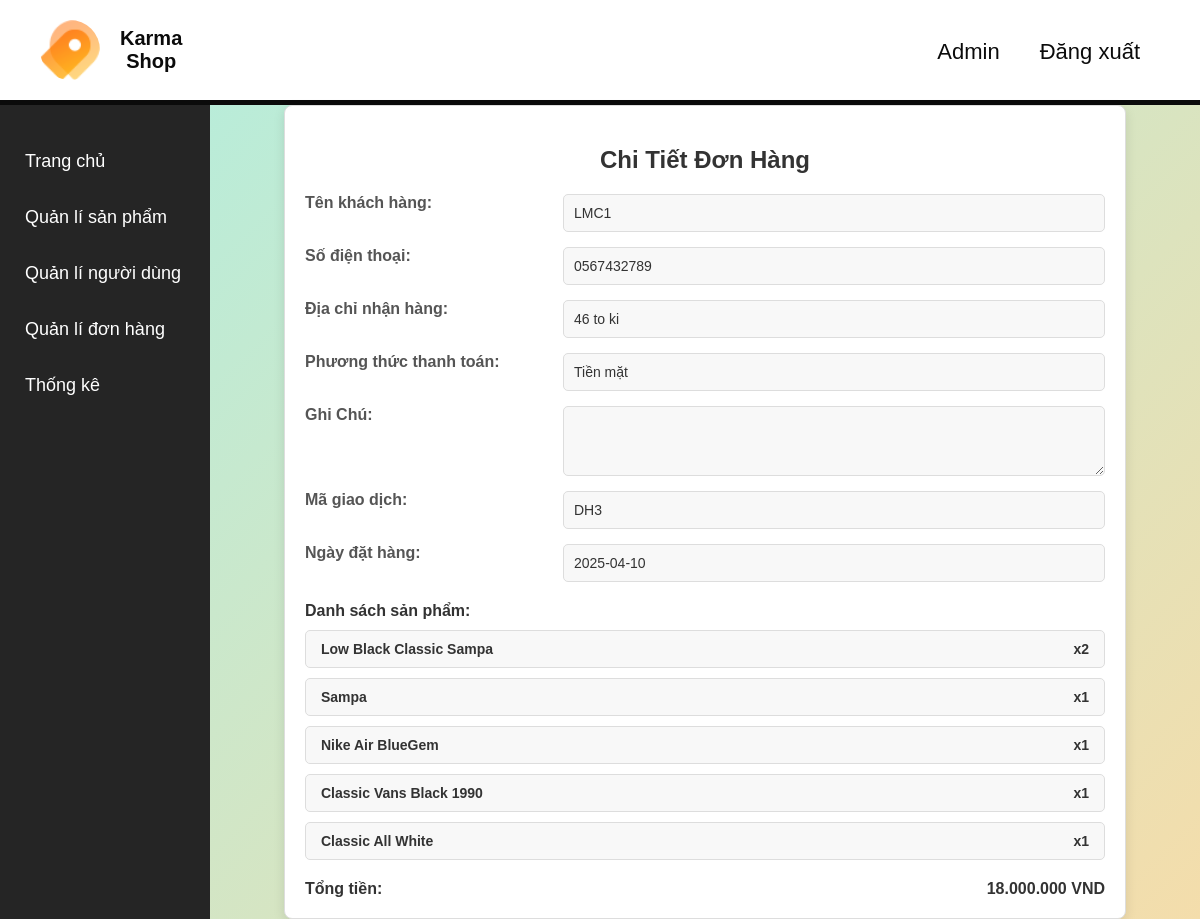
/viewdetail.php?id=3 (signed in), run on the app's committed database.
### tables this page shows
CREATE TABLE `donhang` (
  `iddonhang` int(11) NOT NULL,
  `idKH` int(11) NOT NULL,
  `ngaymua` date DEFAULT NULL,
  `tongtien` decimal(10,2) DEFAULT NULL CHECK (`tongtien` >= 0),
  `trangthai` varchar(50) DEFAULT 'Chưa xác nhận',
  `diachi` text DEFAULT NULL,
  `sdt` varchar(15) DEFAULT NULL,
  `ghichu` text DEFAULT NULL,
  `phuongthucthanhtoan` varchar(50) NOT NULL DEFAULT 'Chưa xác định',
  `ngaycapnhat` timestamp NOT NULL DEFAULT current_timestamp() ON UPDATE current_timestamp()
);

CREATE TABLE `kh` (
  `idKH` int(11) NOT NULL,
  `diachi` varchar(255) DEFAULT NULL,
  `sdt` varchar(15) DEFAULT NULL,
  `email` varchar(255) NOT NULL,
  `dob` date NOT NULL,
  `tenkh` varchar(255) NOT NULL,
  `password` varchar(255) NOT NULL,
  `ngaydangky` date DEFAULT NULL,
  `status` tinyint(1) DEFAULT 1
);

CREATE TABLE `ctdonhang` (
  `idCTDH` int(11) NOT NULL,
  `iddonhang` int(11) DEFAULT NULL,
  `idsp` int(11) DEFAULT NULL,
  `soluong` int(11) DEFAULT NULL CHECK (`soluong` > 0),
  `giathanh` decimal(10,2) DEFAULT NULL CHECK (`giathanh` >= 0)
);

CREATE TABLE `sp` (
  `idsp` int(11) NOT NULL,
  `idloai` int(11) DEFAULT NULL,
  `images` longblob DEFAULT NULL,
  `tensp` varchar(255) NOT NULL,
  `giathanh` int(11) NOT NULL,
  `soluong` int(11) NOT NULL,
  `mota` varchar(1000) NOT NULL,
  `ansp` tinyint(1) NOT NULL
);

### viewdetail.php (the view, shortened to what this page needs)
<?php
$servername = "localhost";
$username = "root";
$password = "";
$database = "test";
$conn = new mysqli($servername, $username, $password, $database);
$order_id = intval($_GET['id']);
$sql = "SELECT donhang.*, kh.tenkh, kh.sdt FROM donhang
        JOIN kh ON donhang.idKH = kh.idKH
        WHERE donhang.iddonhang = ?";
$stmt = $conn->prepare($sql);
$stmt->bind_param("i", $order_id);
$stmt->execute();
$result = $stmt->get_result();
$order = $result->fetch_assoc();
$sql_products = "SELECT sp.tensp, ctdonhang.soluong FROM ctdonhang
                 JOIN sp ON ctdonhang.idsp = sp.idsp
                 WHERE ctdonhang.iddonhang = ?";
$stmt = $conn->prepare($sql_products);
$stmt->bind_param("i", $order_id);
$stmt->execute();
$products_result = $stmt->get_result();
$products = [];
while ($row = $products_result->fetch_assoc()) {
    $products[] = $row;
}
?>
<!DOCTYPE html>
<html lang="vi">
<head>
    <link rel="stylesheet" href="css/viewdetail.css">
</head>
<body>
<?php include 'header-admin.php'?>
<div class="admin-container">
    <?php include 'sidebar.php'; ?>
    <div class="container">
        <h2>Chi Tiết Đơn Hàng</h2>
        <div class="info-group">
            <label>Tên khách hàng:</label>
            <div class="info"><?php echo htmlspecialchars($order['tenkh']); ?></div>
        </div>
        <div class="info-group">
            <label>Số điện thoại:</label>
            <div class="info"><?php echo htmlspecialchars($order['sdt']); ?></div>
        </div>
        <div class="info-group">
            <label>Địa chỉ nhận hàng:</label>
            <div class="info"><?php echo htmlspecialchars($order['diachi']); ?></div>
        </div>
        <div class="info-group">
            <label>Phương thức thanh toán:</label>
            <div class="info"><?php echo htmlspecialchars($order['phuongthucthanhtoan']); ?></div>
        </div>
        <div class="info-group">
            <label>Ghi Chú:</label>
            <textarea disabled rows="3" class="info" style="font-family: 'Roboto', sans-serif;"><?php echo htmlspecialchars($order['ghichu']); ?></textarea>
        </div>
        <div class="info-group">
            <label>Mã giao dịch:</label>
            <div class="info"><?php echo "DH" . htmlspecialchars($order['iddonhang']); ?></div>
        </div>
        <div class="info-group">
            <label>Ngày đặt hàng:</label>
            <div class="info"><?php echo htmlspecialchars($order['ngaymua']); ?></div>
        </div>
        <div class="product-info">
            <label>Danh sách sản phẩm:</label>
            <?php foreach ($products as $product) { ?>
                <div class="info">
                    <span><?php echo htmlspecialchars($product['tensp']); ?></span>
                    <span>x<?php echo $product['soluong']; ?></span>
                </div>
            <?php } ?>
        </div>
        <div class="total-info">
            <span>Tổng tiền:</span>
            <span><?php echo number_format($order['tongtien'], 0, ',', '.'); ?> VND</span>
        </div>
    </div>
</div>
</body>
</html>

### css/viewdetail.css (style rules this page uses)
.admin-container { display: flex; min-height: 100vh; }
body { font-family: 'Poppins', sans-serif; background: linear-gradient(135deg, #afefe1, #f4ddab); margin: 0; padding: 0; color: #333; }
.container { width: 100%; max-width: 800px; padding: 20px; border: 1px solid #ddd; border-radius: 8px; background-color: white; box-shadow: 0 4px 12px rgba(0, 0, 0, 0.1); margin-left: auto; margin-right: auto; }
h2 { text-align: center; color: #333; margin-bottom: 20px; font-size: 24px; }
.info-group { display: flex; justify-content: space-between; margin-bottom: 15px; }
.info-group label { font-weight: bold; color: #555; width: 30%; }
.info-group .info { padding: 10px; border: 1px solid #ddd; border-radius: 5px; background-color: #f8f8f8; color: #333; width: 65%; font-size: 14px; }
.product-info { margin-top: 20px; margin-bottom: 20px; }
.product-info label { font-weight: bold; color: #333; font-size: 16px; margin-bottom: 10px; display: block; }
.product-info .info { display: flex; justify-content: space-between; padding: 10px 15px; border: 1px solid #ddd; border-radius: 5px; background-color: #f8f8f8; margin-bottom: 10px; font-weight: bold; font-size: 14px; }
.total-info { display: flex; justify-content: space-between; font-weight: bold; margin-top: 20px; font-size: 16px; }
.total-info span { color: #333; }

### data on the page
donhang: idKH.tenkh "LMC1", idKH.sdt "0567432789", diachi "46 to ki", phuongthucthanhtoan "Tiền mặt", iddonhang "3", ngaymua "2025-04-10", tongtien "18.000.000"
ctdonhang: idsp.tensp "Low Black Classic Sampa", soluong "2"
ctdonhang: idsp.tensp "Sampa", soluong "1"
ctdonhang: idsp.tensp "Nike Air BlueGem", soluong "1"
ctdonhang: idsp.tensp "Classic Vans Black 1990", soluong "1"
ctdonhang: idsp.tensp "Classic All White", soluong "1"
